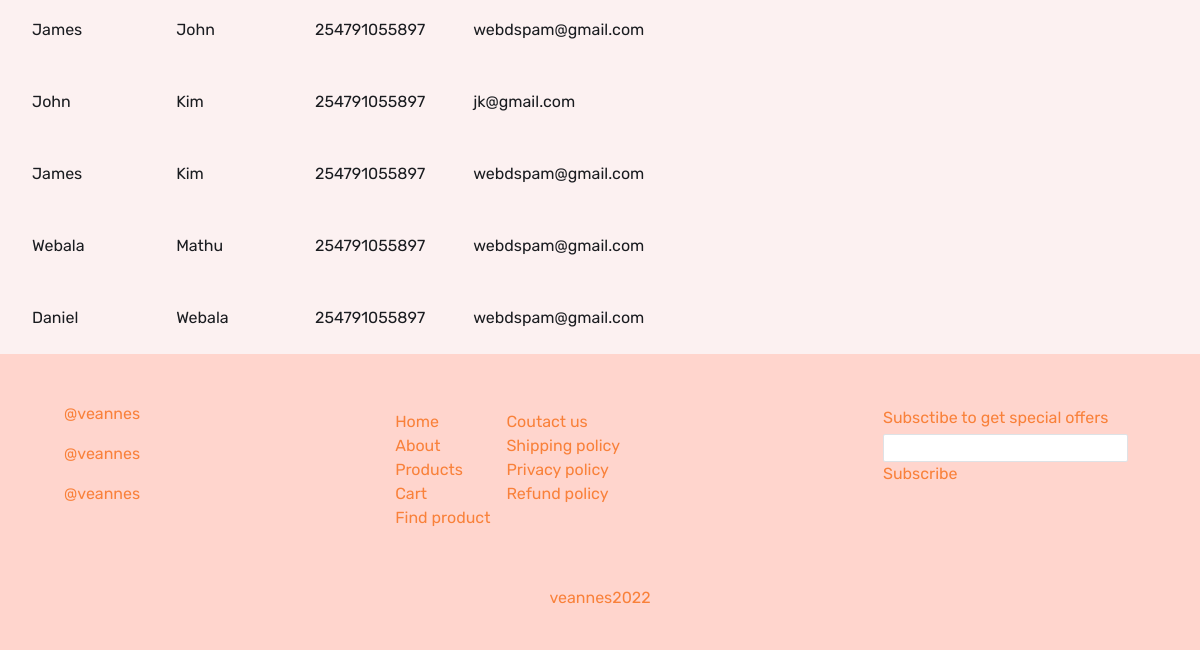
Page /dashboard/customers (lower part) on the earlier database version.
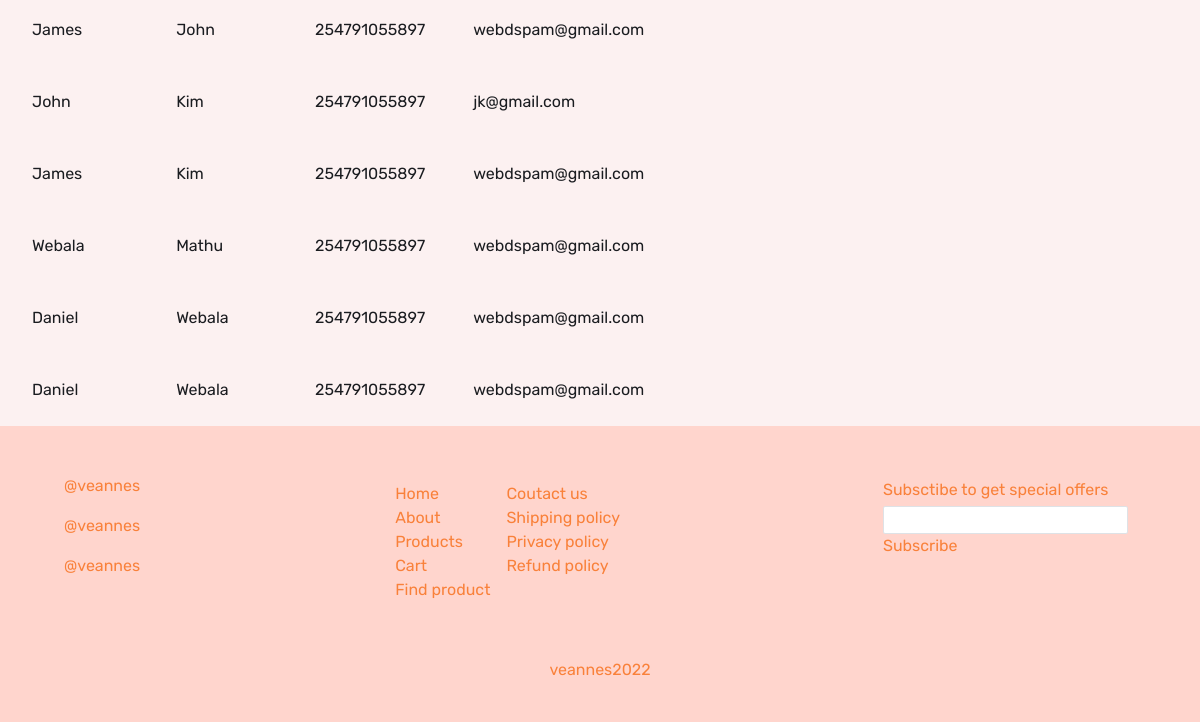
Same page on the later database version.
### shop/models.py (models this page shows, shortened)
class Customer(models.Model):
    first_name = models.CharField(max_length=20)
    last_name = models.CharField(max_length=20)
    email = models.EmailField()
    phone = models.CharField(max_length=12)

### dashboard/views.py (the view)
# urls.py: path('customers', CustomersView.as_view(), name='customers'),
class CustomersView(ListView):
    model = Customer
    template_name = 'dash/customers.html'
    fields = ['first_name', 'last_name', 'phone', 'email']
    context_object_name: str = 'customers'

### dashboard/templates/dash/customers.html (shortened to what this page needs)
{% extends 'base.html' %}
{% block content %}
<div class="customers flex flex-col px-2">
    <div class="flex flex-col items-start mt-20">
        <div class="mt-20">
            <table class="table-auto">
                <tbody>
                    {% for customer in customers %}
                    <tr>
                        <td class="py-4 px-6 ">
                            {{customer.first_name}}
                        </td>
                        <td class="py-4 px-6 ">
                            {{customer.last_name}}
                        </td>
                        <td class="py-4 px-6 ">
                            {{customer.phone}}
                        </td>
                        <td class="py-4 px-6 ">
                            {{customer.email}}
                        </td>
                        <td class="py-4 px-6 ">
                        </td>
                    </tr>
                    {% endfor %}
                </tbody>
            </table>
        </div>
    </div>
</div>
{% endblock %}

Differences in the rows shown:
added Customer: first_name "Daniel", last_name "Webala", phone "254791055897", email "webdspam@gmail.com"
